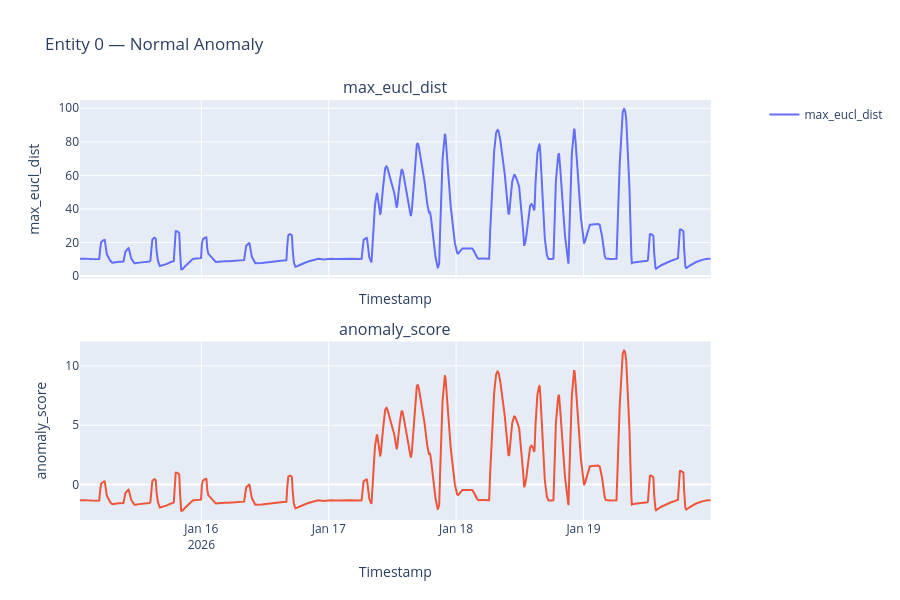

The notebook cell this image was saved under:
### Code cell
fig = scores_df.sample_and_visualize_cases()[0]
fig.show()

### Figure 1 — Plotly figure (JSON) as saved in the notebook; plotly's stock layout.template omitted (floating-point values rounded to 4 significant figures; data arrays with more than 128 entries replaced by an {"elided": "..."} marker saying what was removed)
{"data": [{"legendgroup": "val_max_eucl_dist", "line": {"color": "#636EFA"}, "mode": "lines", "name": "max_eucl_dist", "showlegend": true, "type": "scatter", "x": {"elided": "7132 str values"}, "xaxis": "x", "y": {"elided": "7132 float values"}, "yaxis": "y"}, {"legendgroup": "val_anomaly_score", "line": {"color": "#EF553B"}, "mode": "lines", "name": "anomaly_score", "showlegend": false, "type": "scatter", "x": {"elided": "7132 str values"}, "xaxis": "x2", "y": {"elided": "7132 float values"}, "yaxis": "y3"}], "layout": {"annotations": [{"font": {"size": 16}, "showarrow": false, "text": "max_eucl_dist", "x": 0.47, "xanchor": "center", "xref": "paper", "y": 1, "yanchor": "bottom", "yref": "paper"}, {"font": {"size": 16}, "showarrow": false, "text": "anomaly_score", "x": 0.47, "xanchor": "center", "xref": "paper", "y": 0.425, "yanchor": "bottom", "yref": "paper"}], "height": 600, "hovermode": "x unified", "title": {"text": "Entity 0 — Normal Anomaly"}, "xaxis": {"anchor": "y", "domain": [0, 0.94], "matches": "x2", "showticklabels": false, "title": {"text": "Timestamp"}}, "xaxis2": {"anchor": "y3", "domain": [0, 0.94], "title": {"text": "Timestamp"}}, "yaxis": {"anchor": "x", "domain": [0.575, 1], "title": {"text": "max_eucl_dist"}}, "yaxis2": {"anchor": "x", "overlaying": "y", "side": "right"}, "yaxis3": {"anchor": "x2", "domain": [0, 0.425], "title": {"text": "anomaly_score"}}, "yaxis4": {"anchor": "x2", "overlaying": "y3", "side": "right"}}}
